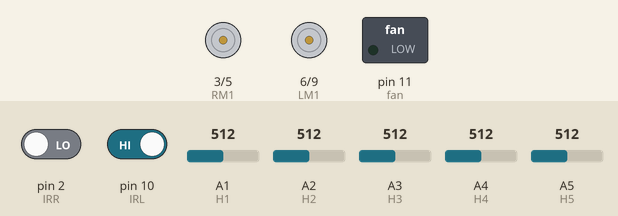
Bench run of a sketch on a simulated Arduino Uno, built with avr-gcc and run on an emulated ATmega328P. Shown: motor-driver pin pairs drawn as motors (green arrow = first pin HIGH = forward, orange = second pin HIGH = backward, longer = more drive), switched loads named in the sketch (green lamp = pin HIGH). The test bench sets the inputs (shaded band); at power-on: A1 (H1) = 512, A3 (H3) = 512, A4 (H4) = 512, pin 2 (IRR) LOW, pin 10 (IRL) HIGH, A2 (H2) = 512, A5 (H5) = 512.

Above: at 1.2 s.
1.3 s: A1 (H1) set to 526
At 2.5 s:
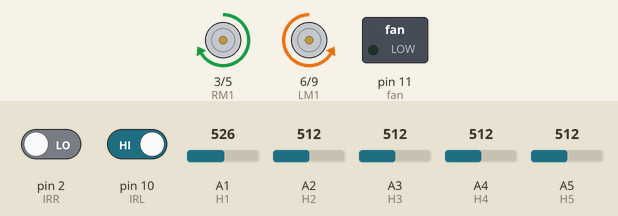
2.8 s: A3 (H3) set to 541
At 3.6 s:
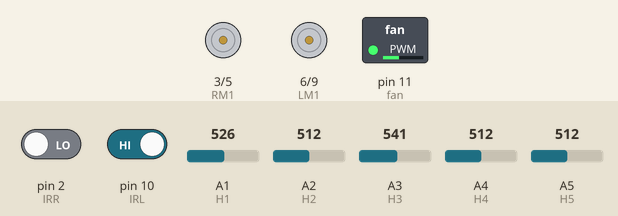
4.3 s: A4 (H4) set to 529
5.8 s: A4 (H4) set to 549
At 7.1 s:
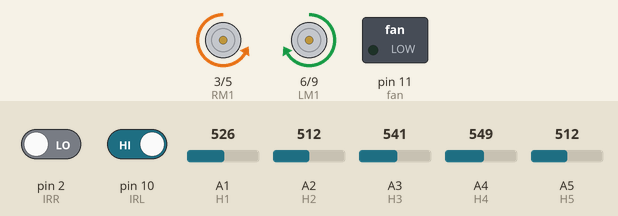
Timing chart, 0 to 8.3 s (numbered marks = the images above; inputs shaded):
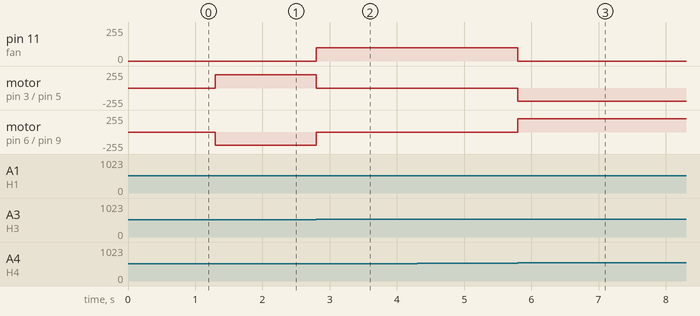

The sketch:

FireFighter.ino
```cpp
/*
Author: Karim Q.
Date: ~2019
*/
#define RM1 3
#define RM2 5
#define LM1 6
#define LM2 9
#define IRR 2
#define IRL 10
#define fan 11
#define H1 A1
#define H2 A2
#define H3 A3
#define H4 A4
#define H5 A5

void setup() {
  pinMode(RM1, OUTPUT); pinMode(RM2, OUTPUT);
  pinMode(LM1, OUTPUT); pinMode(LM2, OUTPUT);
  pinMode(IRR, INPUT); pinMode(IRL, INPUT);
  pinMode(fan, OUTPUT);
  pinMode(H1, INPUT); pinMode(H2, INPUT);
  pinMode(H3, INPUT);
  pinMode(H4, INPUT); pinMode(H5, INPUT);

  Serial.begin(9600);

  digitalWrite(fan, LOW);
}

void drive(int RM1S, int RM2S, int LM1S, int LM2S) {
  analogWrite(RM2, RM1S); analogWrite(RM1, RM2S);
  analogWrite(LM2, LM1S); analogWrite(LM1, LM2S);
}

void loop() {
  int IRRR = digitalRead(IRR); int IRLR = digitalRead(IRL);
  int H1R = analogRead(H1); int H2R = analogRead(H2);
  int H3R = analogRead(H3);
  int H4R = analogRead(H4); int H5R = analogRead(H5);

  if (H4R > H1R && H4R > H2R && H4R > H3R || H5R > H1R && H5R > H2R && H5R > H3R) {
    drive(200, 0, 0, 200);
    digitalWrite(fan, LOW);
  }

  if (H1R > H3R && H1R > H4R && H1R > H5R || H2R > H3R && H1R > H4R && H1R > H5R) {
    drive(0, 200, 200, 0);
    digitalWrite(fan, LOW);
  }

  if (H3R > H1R && H3R > H2R && H3R > H4R && H3R > H5R) {
    if (H3R > 480) {
      drive(0, 0, 0, 0);
      analogWrite(fan, 100);
    }

    if (H3R < 480) {
      drive(160, 0, 160, 0);
      digitalWrite(fan, LOW);
    }
  }

  if (H1R < 280 && H2R < 280 && H3R < 280 && H4R < 280 && H5R < 280) {
    digitalWrite(fan, LOW);

    if (IRRR && IRLR) {
      drive(180, 0, 180, 0);
    }

    if (IRRR && !IRLR) {
      drive(180, 0, 0, 0);
    }

    if (!IRRR && IRLR) {
      drive(0, 0, 180, 0);
    }
  }
}
```

Measured:
- the behaviour switches between 512 and 513 on A1 (H1) (found by bisection; images 0 and 1)
- the behaviour switches between 526 and 527 on A3 (H3) (found by bisection; images 1 and 2)
- the behaviour switches between 541 and 542 on A4 (H4) (found by bisection; images 2 and 3)
- after the input at 1.3 s, motor on pin 3 (RM1) / pin 5 (RM2): stopped → forward 200/255 at once; motor on pin 6 (LM1) / pin 9 (LM2): stopped → backward 200/255 at once
- after the input at 2.8 s, pin 11 (fan): 0/255 → 100/255 at once; motor on pin 3 (RM1) / pin 5 (RM2): forward 200/255 → stopped at once; motor on pin 6 (LM1) / pin 9 (LM2): backward 200/255 → stopped at once
- after the input at 4.3 s, every drawn part: stays the same
- after the input at 5.8 s, pin 11 (fan): 100/255 → 0/255 at once; motor on pin 3 (RM1) / pin 5 (RM2): stopped → backward 200/255 at once; motor on pin 6 (LM1) / pin 9 (LM2): stopped → forward 200/255 at once
